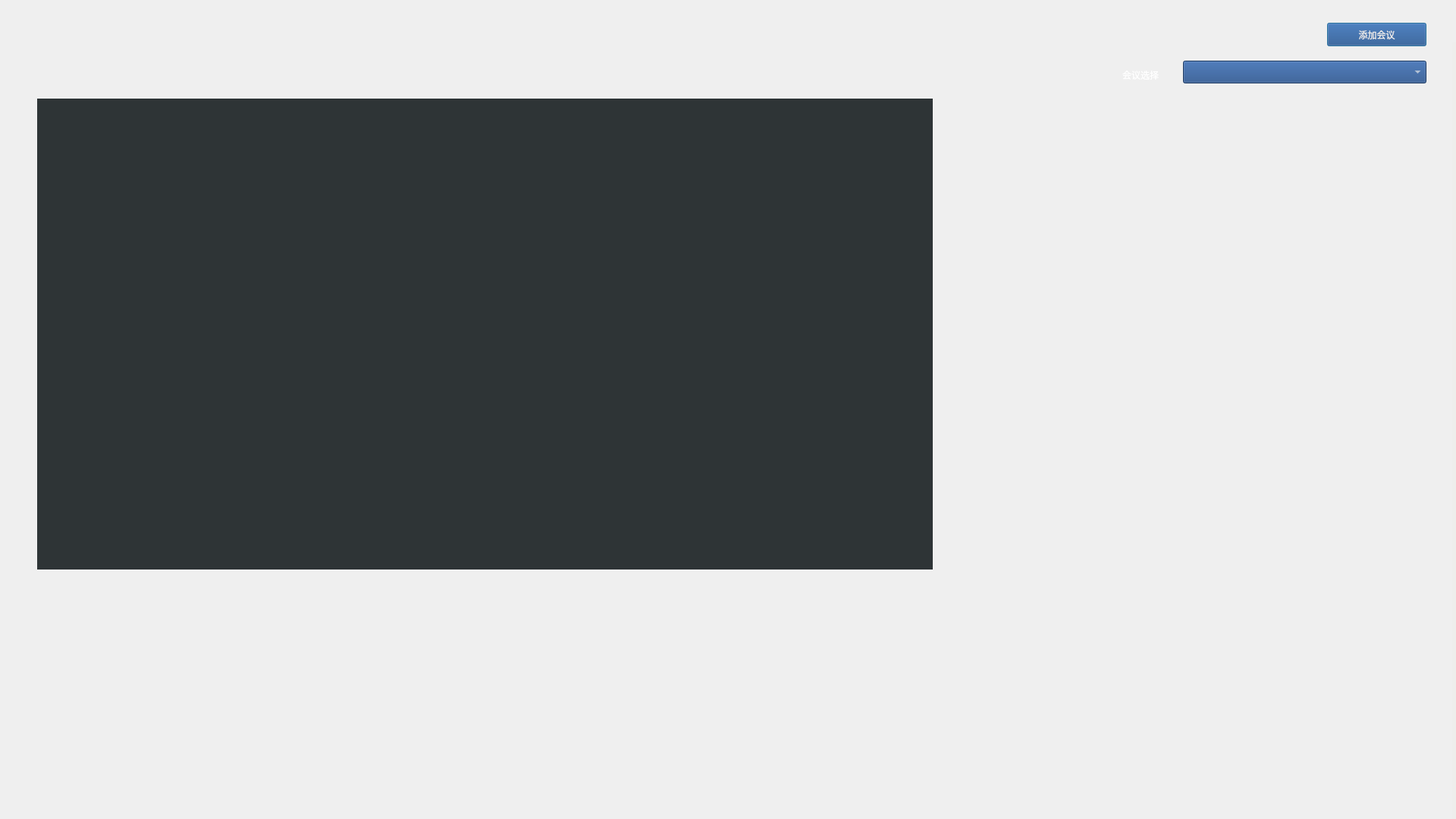
<?xml version="1.0" encoding="UTF-8"?>
<ui version="4.0">
 <class>MeetingScene</class>
 <widget class="QDialog" name="MeetingScene">
  <property name="geometry">
   <rect>
    <x>0</x>
    <y>0</y>
    <width>1920</width>
    <height>1080</height>
   </rect>
  </property>
  <property name="windowTitle">
   <string>Dialog</string>
  </property>
  <property name="styleSheet">
   <string notr="true">QWidget#MeetingScene{ background-image: url(:/bt/image/meeting_bg.png);}</string>
  </property>
  <widget class="QLabel" name="video">
   <property name="geometry">
    <rect>
     <x>49</x>
     <y>130</y>
     <width>1181</width>
     <height>621</height>
    </rect>
   </property>
   <property name="styleSheet">
    <string notr="true">background-color: rgb(46, 52, 54);</string>
   </property>
   <property name="text">
    <string/>
   </property>
  </widget>
  <widget class="QTableView" name="MeetingTotal">
   <property name="geometry">
    <rect>
     <x>1280</x>
     <y>133</y>
     <width>601</width>
     <height>621</height>
    </rect>
   </property>
   <property name="styleSheet">
    <string notr="true">background:transparent;</string>
   </property>
  </widget>
  <widget class="Line" name="line_2">
   <property name="geometry">
    <rect>
     <x>1915</x>
     <y>56</y>
     <width>5</width>
     <height>1114</height>
    </rect>
   </property>
   <property name="mouseTracking">
    <bool>false</bool>
   </property>
   <property name="tabletTracking">
    <bool>false</bool>
   </property>
   <property name="acceptDrops">
    <bool>false</bool>
   </property>
   <property name="accessibleName">
    <string/>
   </property>
   <property name="autoFillBackground">
    <bool>false</bool>
   </property>
   <property name="styleSheet">
    <string notr="true">background-color: rgb(238, 238, 236);</string>
   </property>
   <property name="lineWidth">
    <number>0</number>
   </property>
   <property name="orientation">
    <enum>Qt::Vertical</enum>
   </property>
  </widget>
  <widget class="QTableView" name="LateView">
   <property name="geometry">
    <rect>
     <x>40</x>
     <y>829</y>
     <width>571</width>
     <height>201</height>
    </rect>
   </property>
   <property name="styleSheet">
    <string notr="true">background:transparent;</string>
   </property>
  </widget>
  <widget class="QPushButton" name="AddMeeting_bt">
   <property name="geometry">
    <rect>
     <x>1750</x>
     <y>30</y>
     <width>131</width>
     <height>31</height>
    </rect>
   </property>
   <property name="styleSheet">
    <string notr="true">background-color: rgb(32, 74, 135);
color: rgb(238, 238, 236);</string>
   </property>
   <property name="text">
    <string>添加会议</string>
   </property>
  </widget>
  <widget class="QComboBox" name="MeetingList">
   <property name="geometry">
    <rect>
     <x>1560</x>
     <y>80</y>
     <width>321</width>
     <height>30</height>
    </rect>
   </property>
   <property name="styleSheet">
    <string notr="true">background-color: rgb(32, 74, 135);
color: rgb(238, 238, 236);</string>
   </property>
  </widget>
  <widget class="QLabel" name="label_5">
   <property name="geometry">
    <rect>
     <x>1480</x>
     <y>90</y>
     <width>67</width>
     <height>17</height>
    </rect>
   </property>
   <property name="styleSheet">
    <string notr="true">color:#ffFFFF;</string>
   </property>
   <property name="text">
    <string>会议选择</string>
   </property>
  </widget>
  <widget class="QTableView" name="AbsentView">
   <property name="geometry">
    <rect>
     <x>660</x>
     <y>830</y>
     <width>571</width>
     <height>201</height>
    </rect>
   </property>
   <property name="styleSheet">
    <string notr="true">background:transparent;</string>
   </property>
  </widget>
  <widget class="QLabel" name="PlayBackLable">
   <property name="geometry">
    <rect>
     <x>1090</x>
     <y>750</y>
     <width>430</width>
     <height>241</height>
    </rect>
   </property>
   <property name="text">
    <string/>
   </property>
  </widget>
  <widget class="QListView" name="PlayList">
   <property name="geometry">
    <rect>
     <x>1300</x>
     <y>825</y>
     <width>601</width>
     <height>201</height>
    </rect>
   </property>
   <property name="styleSheet">
    <string notr="true">background:transparent;</string>
   </property>
  </widget>
 </widget>
 <resources/>
 <connections/>
</ui>
